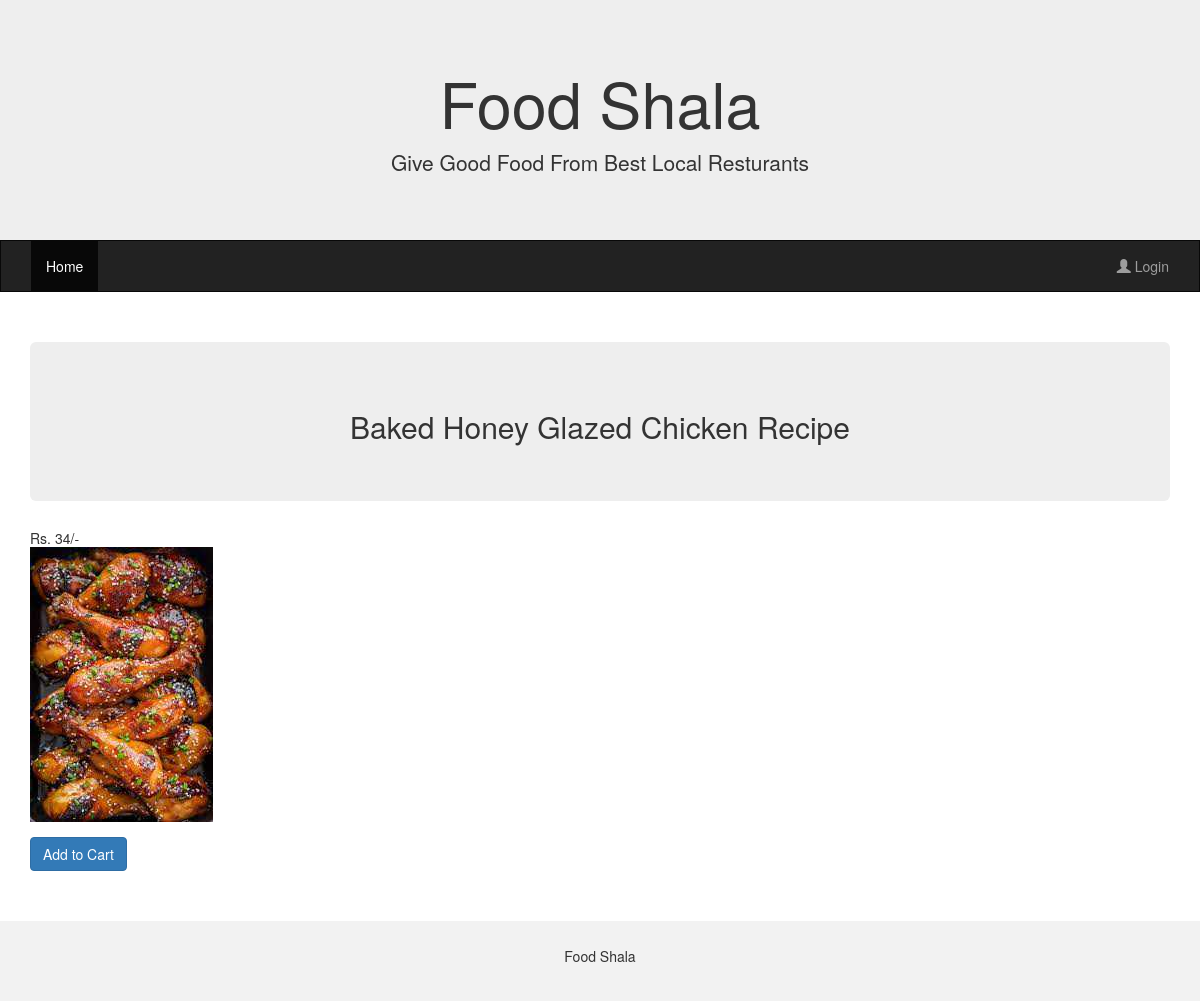
The app's page /view_menu?id=4 with its own data.
### tables this page shows
CREATE TABLE `menu` (
  `id` bigint(20) UNSIGNED NOT NULL,
  `name` varchar(500) NOT NULL,
  `type` varchar(255) NOT NULL,
  `menu_desc` varchar(5000) NOT NULL,
  `image` varchar(500) NOT NULL,
  `price` varchar(255) NOT NULL DEFAULT '0',
  `res_id` int(11) NOT NULL,
  `created_at` timestamp NOT NULL DEFAULT current_timestamp() ON UPDATE current_timestamp()
);

### view_menu.php (the view, shortened to what this page needs)
<?php
require_once "lib/config.php";
?>
<!DOCTYPE html>
<html lang="en">
<head>
    <link rel="stylesheet" href="https://maxcdn.bootstrapcdn.com/bootstrap/3.4.1/css/bootstrap.min.css">
</head>
<body>
    <?php
        require_once "lib/navbar.php";
              $sql = "SELECT * FROM `menu` WHERE id =:id";
             if($stmt = $pdo->prepare($sql)){
                $stmt->bindParam(":id", $_GET['id'], PDO::PARAM_INT);
                if($stmt->execute()){
                  $row = $stmt->fetch();
    ?>
    <div class="container">
        <div class="row">
            <div class="col-sm-12">
                <div class="jumbotron">
                    <div class="container text-center">
                        <h2><?php echo $row['name'];?> </h2>
                    </div>
                </div>
                <br />
                <div class>
                  <div class="card">
  <h5 class="card-header"> Rs. <?php echo $row['price']; ?>/-</5>
  <div class="card-body">
    <img class="card-img-top" src="<?php echo $row['image']; ?>"alt="Card image cap">
  </div>
  <br/>
  <div class="card-body">
    <p class="card-text"<?php echo $row['menu_desc']; ?></p>
    <?php if (!isset($_SESSION["type"] ) || $_SESSION["type"] !='rest'){
      ?>
      <a href="cart?id=<?php echo $row['id']; ?>" class="btn btn-primary">Add to Cart</a>
  <?php }
  ?>
  </div>
</div>
                </div>
            </div>
        </div>
    </div><br>
<?php
      }
  }
?>
    <footer class="container-fluid text-center">
        <p>Food Shala</p>
    </footer>
</body>
</html>

### view_menu.php (style rules this page uses)
.jumbotron { margin-bottom: 0; }
footer { background-color: #f2f2f2; padding: 25px; }

### records on screen
menu: name "Baked Honey Glazed Chicken Recipe", price "34", image (picture)
